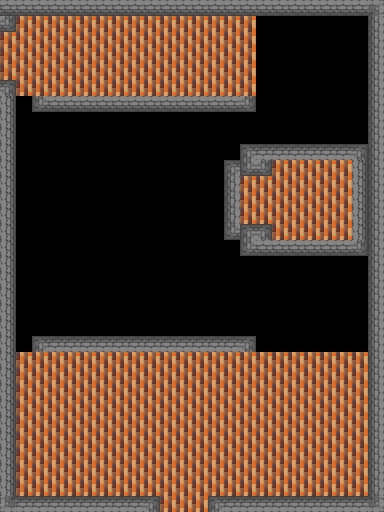

Below is a game level as drawn by its tile map, then a one-line description and the .tmx that defines it (tile-layer data replaced by summaries):
An orthogonal 24x32 tile map with 16x16 px tiles, 3 tile layers (base, mid, top) and 25 objects (16x trap, 4x trigger, 2x entry, 2x exit, music).

<map version="2017.05.26" orientation="orthogonal" renderorder="right-down" width="24" height="32" tilewidth="16" tileheight="16" nextobjectid="145">
 <tileset firstgid="1" name="tileset.png" tilewidth="16" tileheight="16" tilecount="128" columns="32">
  <image source="../images/tileset.png" width="512" height="64" />
 </tileset>
 <layer name="base" width="24" height="32">
  <properties>
   <property name="tileset" value="tileset.png" />
  </properties>
  <data>[768 cells, 768 non-empty, 13 distinct tile ids]</data>
 </layer>
 <layer name="mid" width="24" height="32">
  <properties>
   <property name="tileset" value="tileset.png" />
  </properties>
  <data>[768 cells, 33 non-empty, 7 distinct tile ids]</data>
 </layer>
 <layer name="top" width="24" height="32">
  <properties>
   <property name="tileset" value="tileset.png" />
  </properties>
  <data>[768 cells, 0 non-empty, 0 distinct tile ids]</data>
 </layer>
 <objectgroup name="objects">
  <object id="90" name="entry_bot" type="entry" x="176" y="468" width="16" height="16">
   <properties>
    <property name="entryid" value="1" />
   </properties>
  </object>
  <object id="130" name="activate_left" type="trigger" x="64" y="408" width="32" height="16">
   <properties>
    <property name="action" value="toggle" />
    <property name="target" value="00,01,02,03" />
    <property name="type" value="trap" />
   </properties>
  </object>
  <object id="131" name="activate_mid" type="trigger" x="128" y="408" width="32" height="16">
   <properties>
    <property name="action" value="toggle" />
    <property name="target" value="10,11,12,13" />
    <property name="type" value="trap" />
   </properties>
  </object>
  <object id="132" name="activate_right" type="trigger" x="192" y="408" width="32" height="16">
   <properties>
    <property name="action" value="toggle" />
    <property name="target" value="20,21,22,23" />
    <property name="type" value="trap" />
   </properties>
  </object>
  <object id="137" name="activate_dia" type="trigger" x="300" y="188" width="24" height="24">
   <properties>
    <property name="action" value="toggle" />
    <property name="target" value="00,01,02,03,20" />
    <property name="type" value="trap" />
   </properties>
  </object>
  <object id="139" name="exit_left" type="exit" x="0" y="32" width="16" height="48">
   <properties>
    <property name="entryid" value="1" />
    <property name="target" value="arena_boss.tmx" />
   </properties>
  </object>
  <object id="141" name="exit_top" type="exit" x="160" y="496" width="48" height="16">
   <properties>
    <property name="entryid" value="2" />
    <property name="target" value="puzzle_1.tmx" />
   </properties>
  </object>
  <object id="142" name="entry_left" type="entry" x="32" y="48" width="16" height="16">
   <properties>
    <property name="entryid" value="2" />
   </properties>
  </object>
  <object id="143" name="puzzle" type="music" x="0" y="0" width="16" height="16" />
 </objectgroup>
 <objectgroup color="#ff0000" name="traps">
  <object id="104" type="trap" x="16" y="96" width="32" height="256" />
  <object id="105" name="00" type="trap" x="48" y="288" width="64" height="64" />
  <object id="120" name="10" type="trap" x="112" y="288" width="64" height="64" />
  <object id="121" name="20" type="trap" x="176" y="288" width="64" height="64">
   <properties>
    <property name="activated" value="false" />
   </properties>
  </object>
  <object id="122" name="11" type="trap" x="112" y="224" width="64" height="64">
   <properties>
    <property name="activated" value="false" />
   </properties>
  </object>
  <object id="123" name="21" type="trap" x="176" y="224" width="64" height="64" />
  <object id="124" name="01" type="trap" x="48" y="224" width="64" height="64" />
  <object id="125" name="12" type="trap" x="112" y="160" width="64" height="64" />
  <object id="126" name="22" type="trap" x="176" y="160" width="64" height="64" />
  <object id="127" name="02" type="trap" x="48" y="160" width="64" height="64">
   <properties>
    <property name="activated" value="false" />
   </properties>
  </object>
  <object id="128" type="trap" x="240" y="256" width="128" height="96" />
  <object id="133" name="23" type="trap" x="176" y="96" width="64" height="64">
   <properties>
    <property name="activated" value="false" />
   </properties>
  </object>
  <object id="134" name="13" type="trap" x="112" y="96" width="64" height="64" />
  <object id="135" name="03" type="trap" x="48" y="96" width="64" height="64" />
  <object id="138" type="trap" x="256" y="16" width="112" height="128" />
  <object id="144" type="trap" x="240" y="96" width="16" height="48" />
 </objectgroup>
 <objectgroup name="enemies" />
</map>
